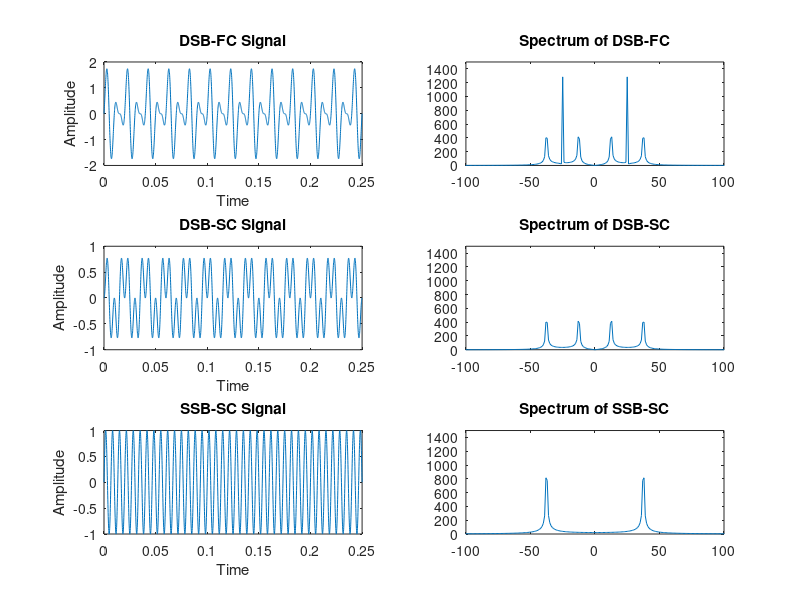

Reproduce this figure in MATLAB.
clc; clear all; close all;
fm = 50;
t=0:.0001:.25 ;
fs = 1 / (t(2) - t(1));
x=sin(2*pi*fm*t);
fc =  100;
y=sin(2*pi*fc*t);

f=-1250:1250;

%DSB-FC
AM = (1 + x) .* y;
subplot(3, 2, 1);
plot(t, AM);
title("DSB-FC Signal"); xlabel("Time"); ylabel("Amplitude");
sam=fftshift(abs(fft(AM)));
subplot(3, 2, 2);
plot(f,sam); xlim([-100, 100]), ylim([0, 1500]);
title("Spectrum of DSB-FC");

% DSB-SC
DSBSC = x .* y;
subplot(3, 2, 3);
plot(t, DSBSC);
title("DSB-SC Signal"); xlabel("Time"); ylabel("Amplitude");
s4 = fftshift(abs(fft(DSBSC)));
subplot(3, 2, 4);
plot(f, s4); xlim([-100, 100]); ylim([0, 1500]);
title("Spectrum of DSB-SC");

% SSB-SC
SSBSC = sin(2*pi*fm*t) .* cos(2*pi*fc*t) + cos(2*pi*fm*t) .* sin(2*pi*fc*t);
subplot(3, 2, 5);
plot(t, SSBSC); 
title("SSB-SC Signal"); xlabel("Time"); ylabel("Amplitude");
s5 = fftshift(abs(fft(SSBSC)));
subplot(3, 2, 6);
plot(f, s5); xlim([-100, 100]); ylim([0, 1500]);
title("Spectrum of SSB-SC");
